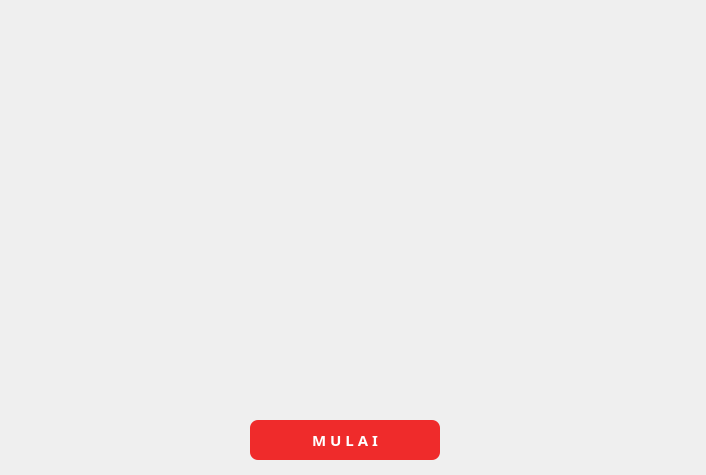
<?xml version="1.0" encoding="UTF-8"?>
<ui version="4.0">
 <class>Form</class>
 <widget class="QWidget" name="Form">
  <property name="geometry">
   <rect>
    <x>0</x>
    <y>0</y>
    <width>706</width>
    <height>475</height>
   </rect>
  </property>
  <property name="windowTitle">
   <string>Form</string>
  </property>
  <property name="styleSheet">
   <string notr="true">border-radius: 30px;</string>
  </property>
  <widget class="QLabel" name="label">
   <property name="geometry">
    <rect>
     <x>0</x>
     <y>0</y>
     <width>704</width>
     <height>475</height>
    </rect>
   </property>
   <property name="styleSheet">
    <string notr="true">border-image: url(:/images/img/getStarted.png);</string>
   </property>
   <property name="text">
    <string/>
   </property>
  </widget>
  <widget class="QPushButton" name="mulaibtn">
   <property name="geometry">
    <rect>
     <x>250</x>
     <y>420</y>
     <width>190</width>
     <height>40</height>
    </rect>
   </property>
   <property name="font">
    <font>
     <family>Poppins</family>
     <pointsize>11</pointsize>
     <weight>87</weight>
     <italic>false</italic>
     <bold>true</bold>
    </font>
   </property>
   <property name="cursor">
    <cursorShape>PointingHandCursor</cursorShape>
   </property>
   <property name="styleSheet">
    <string notr="true">font: 11pt &quot;Poppins&quot;;
font-weight: 700;
border-radius: 8px;
background: #EF2B2B;
color:#ffffff;
cursor: Pointing Hand;</string>
   </property>
   <property name="text">
    <string>M U L A I</string>
   </property>
  </widget>
 </widget>
 <resources>
  <include location="../res.qrc"/>
 </resources>
 <connections/>
</ui>
